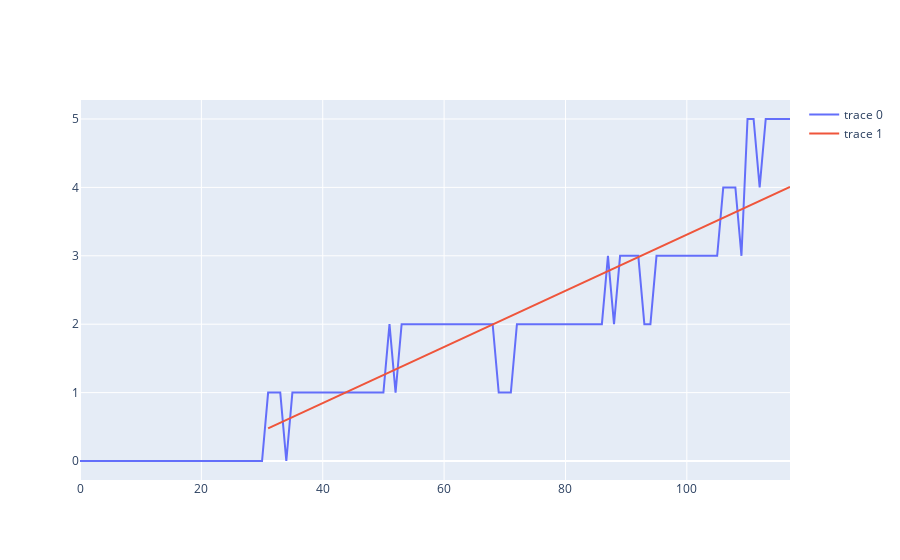

The code cell stored with this chart in its notebook:
### Code cell
fig = go.Figure()

fig.add_trace(go.Scatter(
    y = delay
))
fig.add_trace(go.Scatter(
    y = cfs[0]*x + cfs[1],
    x = x
))
fig.show()
